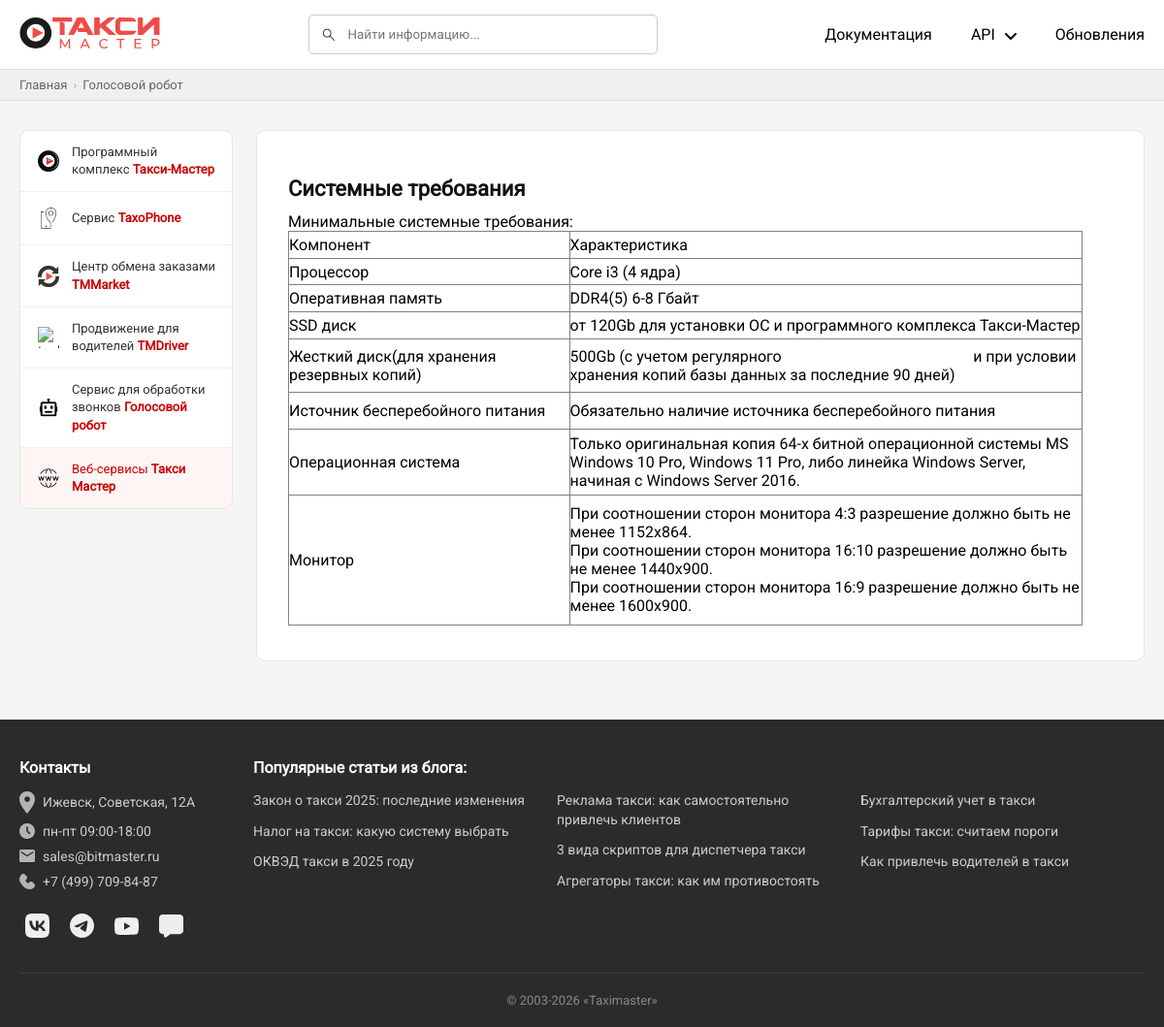
Screenshot of /robot.php?article=system_requirements with the database file from the repository.
### tables this page shows
CREATE TABLE `articles` (
  `id` int(11) NOT NULL,
  `section_id` int(11) NOT NULL,
  `title` varchar(255) NOT NULL,
  `slug` varchar(255) NOT NULL,
  `file_path` varchar(500) NOT NULL,
  `file_type` varchar(10) NOT NULL,
  `category` varchar(100) DEFAULT NULL
);

### robot.php (the view, shortened to what this page needs)
<?php
include("php/connect_db.php");
$article = null;
if (isset($_GET['article'])) {
    $slug = $_GET['article'];
    $stmt = $conn->prepare("SELECT * FROM articles WHERE slug = ?");
    $stmt->bind_param("s", $slug);
    $stmt->execute();
    $article = $stmt->get_result()->fetch_assoc();
}
?>
<!DOCTYPE html>
<html lang="ru">
<head>
    <link rel="stylesheet" href="css/style.css">
    <link rel="stylesheet" href="css/modal.css">
    <link rel="stylesheet" href="css/taxophone.css">
</head>
<body>
    <?php include("php/header.php");?>
    <div class="breadcrumb">
        <div class="container">
            <a href="index.php">Главная</a>
            <span class="breadcrumb-sep">›</span>
            <span>Голосовой робот</span>
        </div>
    </div>
    <div class="page-layout">
        <div class="container page-layout__inner">
<aside class="sidebar">
                <a href="taximaster.php" class="sidebar-item">
                    <span class="sidebar-icon">
                        <img src="img/taximaster.webp" alt="taximaster">
                    </span>
                    <span>Программный комплекс <strong>Такси-Мастер</strong></span>
                </a>
                <a href="taxophone.php" class="sidebar-item">
                    <span class="sidebar-icon">
                        <img src="img/taxophone.png" alt="raxophone">
                    </span>
                    <span>Сервис <strong>TaxoPhone</strong></span>
                </a>
                <a href="tmmarket.php" class="sidebar-item">
                    <span class="sidebar-icon">
                        <img src="img/tmmarket.png" alt="tmmarket">
                    </span>
                    <span>Центр обмена заказами <strong>TMMarket</strong></span>
                </a>
                <a href="tmdriver.php" class="sidebar-item">
                    <span class="sidebar-icon">
                        <img src="img/tmdriver.png" alt="tmdriver">
                    </span>
                    <span>Продвижение для водителей <strong>TMDriver</strong></span>
                </a>
                <a href="robot.php" class="sidebar-item">
                    <span class="sidebar-icon">
                        <img src="img/robot.png" alt="robot">
                    </span>
                    <span>Сервис для обработки звонков <strong>Голосовой робот</strong></span>
                </a>
                <a href="web.php" class="sidebar-item active">
                    <span class="sidebar-icon">
                        <img src="img/web.png" alt="web">
                    </span>
                    <span>Веб-сервисы <strong>Такси Мастер</strong></span>
                </a>
            </aside>
            <main class="content-area">
            <?php if ($article): ?>
            <a href="tmdriver.php" class="back-link">← Назад</a>
            <h1 class="content-title"><?= htmlspecialchars($article['title']) ?></h1>
            <?php if ($article['file_type'] == 'html'): ?>
                <?php include($article['file_path']); ?>
            <?php elseif ($article['file_type'] == 'pdf'): ?>
                <iframe src="<?= $article['file_path'] ?>" width="100%" height="800px"></iframe>
            <?php endif; ?>
                <?php endif; ?>
            </main>
        </div>
    </div>
    <?php include("php/footer.php");?>
</body>
</html>

### css/style.css (style rules this page uses)
* { margin: 0; padding: 0; box-sizing: border-box; font-family: "Roboto-Regular"; }
body { background: #f5f5f5; }
a { text-decoration: none; color: #fff; }
.container { max-width: 1440px; margin: 0 auto; width: 100%; padding: 0 20px; }

### css/taxophone.css (style rules this page uses)
.breadcrumb { background: #f0f0f0; border-bottom: 1px solid #e0e0e0; padding: 8px 0; font-size: 13px; color: #666; }
.breadcrumb .container { display: flex; align-items: center; gap: 6px; }
.breadcrumb a { color: #666; text-decoration: none; }
.breadcrumb-sep { color: #aaa; }
.page-layout { padding: 30px 0 60px; }
.page-layout__inner { display: flex; gap: 24px; align-items: flex-start; }
.sidebar { width: 220px; flex-shrink: 0; background: white; border-radius: 10px; border: 1px solid #e5e5e5; overflow: hidden; }
.sidebar-item { display: flex; align-items: center; gap: 10px; padding: 13px 15px; text-decoration: none; color: #333; font-size: 13px; line-height: 1.4; border-bottom: 1px solid #f0f0f0; transition: background 0.15s; }
.sidebar-item:last-child { border-bottom: none; }
.sidebar-item.active { background: #fff5f5; }
.sidebar-item.active span:not(.sidebar-icon) { color: #cc0000; }
.sidebar-icon { width: 28px; height: 28px; flex-shrink: 0; display: flex; align-items: center; justify-content: center; }
.sidebar-icon img { width: 22px; height: 22px; object-fit: contain; }
.sidebar-item strong { color: #cc0000; font-weight: 600; }
.sidebar-item.active strong { color: #cc0000; }
.content-area { flex: 1; min-width: 0; background: white; border-radius: 10px; border: 1px solid #e5e5e5; padding: 28px 32px 36px; }
.content-title { font-size: 22px; font-weight: 700; color: #111; margin-bottom: 12px; }

### rows the page displays
articles: title "Системные требования", file_type "Минимальные системные требования: Компонент Характеристика Процессор Core i3 (4 ядра) Оперативная память DDR4(5) 6-8 Гбайт SSD диск от 120Gb для установки ОС и программного комплекса Такси-Мастер Жесткий диск(для хранения резервных копий) 500Gb (с учетом регулярного и при условии хранения копий базы данных за последние 90 дней) Источник бесперебойного питания Обязательно наличие источника бесперебойного питания Операционная система Только оригинальная копия 64-х битной операционной системы MS Windows 10 Pro, Windows 11 Pro, либо линейка Windows Server, начиная с Windows Server 2016. Монитор При соотношении сторон монитора 4:3 разрешение должно быть не менее 1152x864. При соотношении сторон…"
